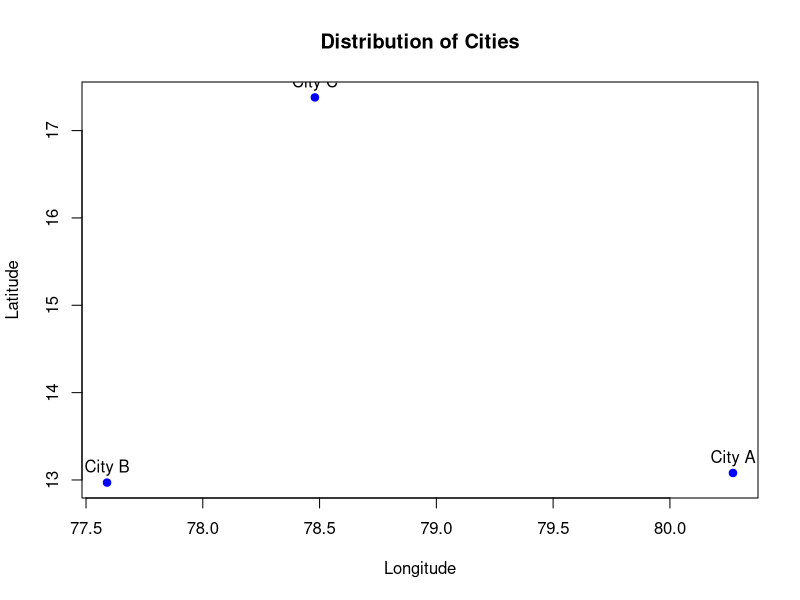
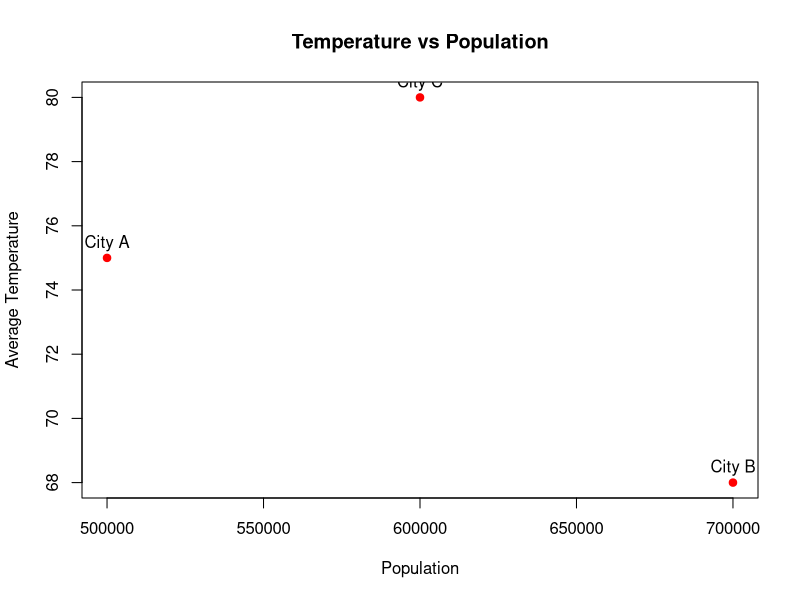

The R source for these figures, in order:
#---------------------------------------
# Set 11 : Geographic Data Analysis
#---------------------------------------

# Dataset

city <- c("City A","City B","City C")
population <- c(500000,700000,600000)
temperature <- c(75,68,80)
elevation <- c(1000,800,1200)
latitude <- c(13.08,12.97,17.38)
longitude <- c(80.27,77.59,78.48)

#---------------------------------------
# Build Table
#---------------------------------------

geo_data <- data.frame(
  City = city,
  Population = population,
  Avg_Temperature = temperature,
  Elevation = elevation,
  Latitude = latitude,
  Longitude = longitude
)

print(geo_data)

# Open table in RStudio
View(geo_data)

#---------------------------------------
# 1. Map Chart
#---------------------------------------

plot(longitude,
     latitude,
     pch=19,
     col="blue",
     xlab="Longitude",
     ylab="Latitude",
     main="Distribution of Cities")

text(longitude,
     latitude,
     labels=city,
     pos=3)

#---------------------------------------
# 2. Scatter Plot
#---------------------------------------

plot(population,
     temperature,
     pch=19,
     col="red",
     xlab="Population",
     ylab="Average Temperature",
     main="Temperature vs Population")

text(population,
     temperature,
     labels=city,
     pos=3)

#---------------------------------------
# 3. Display Table
#---------------------------------------

View(geo_data)
